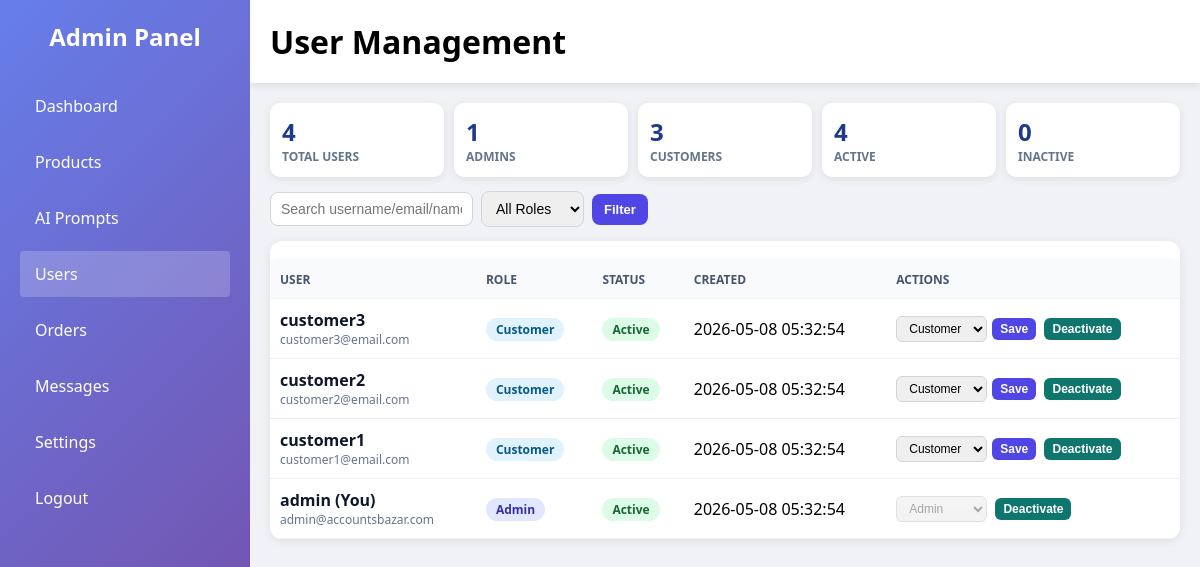
Page /admin/user.php (signed in) on the committed database.
### tables this page shows
CREATE TABLE IF NOT EXISTS users (
    id INT AUTO_INCREMENT PRIMARY KEY,
    username VARCHAR(100) UNIQUE NOT NULL,
    email VARCHAR(255) UNIQUE NOT NULL,
    password VARCHAR(255) NOT NULL,
    first_name VARCHAR(100),
    last_name VARCHAR(100),
    phone VARCHAR(20),
    address VARCHAR(255),
    city VARCHAR(100),
    country VARCHAR(100),
    postal_code VARCHAR(20),
    user_type ENUM('customer', 'admin') DEFAULT 'customer',
    is_active TINYINT(1) DEFAULT 1,
    created_at TIMESTAMP DEFAULT CURRENT_TIMESTAMP,
    updated_at TIMESTAMP DEFAULT CURRENT_TIMESTAMP ON UPDATE CURRENT_TIMESTAMP,
    INDEX idx_email (email),
    INDEX idx_username (username)
);

### admin/user.php (the view, shortened to what this page needs)
<?php
require_once '../products/includes/db.php';
$db = new Database();
$conn = $db->getConnection();
$currentAdminId = (int) ($_SESSION['user_id'] ?? 0);
$stats = ['total' => 0, 'admins' => 0, 'customers' => 0, 'active' => 0, 'inactive' => 0];
$sr = $conn->query("SELECT
    COUNT(*) AS total,
    SUM(user_type='admin') AS admins,
    SUM(user_type='customer') AS customers,
    SUM(is_active=1) AS active,
    SUM(is_active=0) AS inactive
    FROM users");
if ($sr && $row = $sr->fetch_assoc()) {
    $stats = [
        'total' => (int) ($row['total'] ?? 0),
        'admins' => (int) ($row['admins'] ?? 0),
        'customers' => (int) ($row['customers'] ?? 0),
        'active' => (int) ($row['active'] ?? 0),
        'inactive' => (int) ($row['inactive'] ?? 0),
    ];
}
$search = trim((string) ($_GET['q'] ?? ''));
$page = max(1, (int) ($_GET['page'] ?? 1));
$perPage = 20;
$offset = ($page - 1) * $perPage;
$where = '1';
$params = [];
$types = '';
$listStmt = $conn->prepare("SELECT id, username, email, first_name, last_name, user_type, is_active, created_at FROM users WHERE $where ORDER BY id DESC LIMIT ? OFFSET ?");
$listTypes = $types . 'ii';
$listParams = array_merge($params, [$perPage, $offset]);
$listStmt->bind_param($listTypes, ...$listParams);
$listStmt->execute();
$result = $listStmt->get_result();
$users = [];
while ($row = $result->fetch_assoc()) {
    $users[] = $row;
}
?>
<!DOCTYPE html>
<html lang="en">
<head>
    <link rel="stylesheet" href="css/admin.css">
</head>
<body>
<div class="admin-container">
    <nav class="admin-sidebar" id="admin-sidebar">
        <div class="admin-logo">
            <h2>Admin Panel</h2>
        </div>
        <ul class="menu">
            <li><a href="index.php">Dashboard</a></li>
            <li><a href="products.php">Products</a></li>
            <li><a href="ai-prompts.php">AI Prompts</a></li>
            <li><a href="user.php" class="active">Users</a></li>
            <li><a href="orders.php">Orders</a></li>
            <li><a href="support-messages.php">Messages</a></li>
            <li><a href="settings.php">Settings</a></li>
            <li><a href="logout.php">Logout</a></li>
        </ul>
    </nav>
    <div class="admin-main">
        <header class="admin-header">
            <h1>User Management</h1>
        </header>
        <main class="admin-content user-wrap">
            <div class="summary-grid">
                <div class="summary-card"><div class="num"><?php echo $stats['total']; ?></div><div class="lbl">Total Users</div></div>
                <div class="summary-card"><div class="num"><?php echo $stats['admins']; ?></div><div class="lbl">Admins</div></div>
                <div class="summary-card"><div class="num"><?php echo $stats['customers']; ?></div><div class="lbl">Customers</div></div>
                <div class="summary-card"><div class="num"><?php echo $stats['active']; ?></div><div class="lbl">Active</div></div>
                <div class="summary-card"><div class="num"><?php echo $stats['inactive']; ?></div><div class="lbl">Inactive</div></div>
            </div>
            <form class="filters" method="GET" action="user.php">
                <input type="text" name="q" placeholder="Search username/email/name" value="<?php echo htmlspecialchars($search); ?>">
                <select name="role">
                    <option value="">All Roles</option>
                </select>
                <button type="submit">Filter</button>
            </form>
            <div class="table-wrap">
                <table class="user-table">
                    <thead>
                        <tr>
                            <th>User</th>
                            <th>Role</th>
                            <th>Status</th>
                            <th>Created</th>
                            <th>Actions</th>
                        </tr>
                    </thead>
                    <tbody>
                    <?php if (empty($users)): ?>
                        <tr><td colspan="5" style="text-align:center;color:#64748b;">No users found.</td></tr>
                    <?php else: ?>
                        <?php foreach ($users as $u): ?>
                            <?php $uid = (int) $u['id']; $isSelf = ($uid === $currentAdminId); ?>
                            <tr>
                                <td>
                                    <div class="user-name"><?php echo htmlspecialchars((string) $u['username']); ?><?php if ($isSelf): ?> (You)<?php endif; ?></div>
                                    <div class="user-meta"><?php echo htmlspecialchars((string) $u['email']); ?></div>
                                </td>
                                <td>
                                    <?php if ((string) $u['user_type'] === 'admin'): ?>
                                        <span class="badge role-admin">Admin</span>
                                    <?php else: ?>
                                        <span class="badge role-customer">Customer</span>
                                    <?php endif; ?>
                                </td>
                                <td>
                                    <?php if ((int) $u['is_active'] === 1): ?>
                                        <span class="badge status-active">Active</span>
                                    <?php else: ?>
                                        <span class="badge status-inactive">Inactive</span>
                                    <?php endif; ?>
                                </td>
                                <td><?php echo htmlspecialchars((string) $u['created_at']); ?></td>
                                <td>
                                    <form method="POST" class="action-form">
                                        <select name="user_type" <?php if ($isSelf): ?>disabled<?php endif; ?>>
                                            <option value="customer" <?php if ((string) $u['user_type'] === 'customer') echo 'selected'; ?>>Customer</option>
                                            <option value="admin" <?php if ((string) $u['user_type'] === 'admin') echo 'selected'; ?>>Admin</option>
                                        </select>
                                        <?php if (!$isSelf): ?>
                                            <button type="submit" class="btn-role">Save</button>
                                        <?php endif; ?>
                                    </form>
                                    <form method="POST" class="action-form">
                                        <button type="submit" class="btn-status" <?php if ($isSelf): ?>disabled<?php endif; ?>>
                                            <?php echo ((int) $u['is_active'] === 1) ? 'Deactivate' : 'Activate'; ?>
                                        </button>
                                    </form>
                                </td>
                            </tr>
                        <?php endforeach; ?>
                    <?php endif; ?>
                    </tbody>
                </table>
            </div>
        </main>
    </div>
</div>
</body>
</html>

### admin/css/admin.css (style rules this page uses)
* { margin: 0; padding: 0; box-sizing: border-box; }
body { font-family: 'Segoe UI', Tahoma, Geneva, Verdana, sans-serif; background-color: #f0f2f5; }
.admin-container { display: flex; height: 100vh; position: relative; }
.admin-sidebar { width: 250px; background: linear-gradient(135deg, #667eea 0%, #764ba2 100%); color: white; padding: 20px; overflow-y: auto; }
.admin-logo h2 { margin-bottom: 30px; text-align: center; font-size: 24px; }
.menu { list-style: none; }
.menu li { margin-bottom: 10px; }
.menu a { color: white; text-decoration: none; display: block; padding: 12px 15px; border-radius: 4px; transition: background-color 0.3s ease; }
.menu a:hover, .menu a.active { background-color: rgba(255, 255, 255, 0.2); }
.admin-main { flex: 1; display: flex; flex-direction: column; overflow: hidden; }
.admin-header { background: white; padding: 20px; box-shadow: 0 2px 8px rgba(0,0,0,0.1); display: flex; justify-content: space-between; align-items: center; }
.admin-content { flex: 1; padding: 20px; overflow-y: auto; }
table { width: 100%; border-collapse: collapse; background: white; margin-top: 20px; border-radius: 8px; overflow: hidden; box-shadow: 0 2px 8px rgba(0,0,0,0.1); }
th { background-color: #667eea; color: white; padding: 15px; text-align: left; }
td { padding: 12px 15px; border-bottom: 1px solid #eee; }

### admin/user.php (style rules this page uses)
.user-wrap { padding: 20px; }
.summary-grid { display: grid; grid-template-columns: repeat(auto-fit, minmax(160px, 1fr)); gap: 10px; margin-bottom: 14px; }
.summary-card { background: #fff; border-radius: 10px; box-shadow: 0 2px 8px rgba(0,0,0,0.08); padding: 12px; }
.summary-card .num { font-size: 24px; font-weight: 900; color: #1e3a8a; }
.summary-card .lbl { font-size: 12px; color: #64748b; text-transform: uppercase; font-weight: 700; }
.filters { display: flex; flex-wrap: wrap; gap: 8px; margin-bottom: 14px; align-items: center; }
.filters input, .filters select { border: 1px solid #d1d5db; border-radius: 8px; padding: 8px 10px; font-size: 14px; }
.filters button, .filters a { border: none; border-radius: 8px; padding: 8px 12px; font-size: 13px; font-weight: 700; text-decoration: none; cursor: pointer; }
.filters button { background: #4f46e5; color: #fff; }
.table-wrap { overflow-x: auto; background: #fff; border-radius: 12px; box-shadow: 0 2px 10px rgba(0,0,0,0.08); }
.user-table { width: 100%; min-width: 840px; border-collapse: collapse; }
.user-table th { background: #f8fafc; color: #475569; font-size: 12px; text-transform: uppercase; padding: 10px; text-align: left; }
.user-table td { padding: 10px; border-top: 1px solid #f1f5f9; vertical-align: middle; }
.user-name { font-weight: 700; color: #0f172a; }
.user-meta { font-size: 12px; color: #64748b; }
.badge { display: inline-block; border-radius: 999px; padding: 3px 10px; font-size: 12px; font-weight: 700; }
.role-admin { background: #e0e7ff; color: #3730a3; }
.role-customer { background: #e0f2fe; color: #075985; }
.status-active { background: #dcfce7; color: #166534; }
.action-form { display: inline-flex; gap: 5px; align-items: center; margin: 2px 4px 2px 0; }
.action-form select, .action-form button { padding: 4px 8px; border-radius: 6px; border: 1px solid #d1d5db; font-size: 12px; }
.action-form button { border: none; color: #fff; font-weight: 700; cursor: pointer; }
.btn-role { background: #4f46e5; }
.btn-status { background: #0f766e; }

### rows in the picture
users: username "customer3", email "customer3@email.com", shows "Customer", is_active "Active", created_at "2026-05-08 05:32:54", user_type "Customer", shows "Save"
users: username "customer2", email "customer2@email.com", shows "Customer", is_active "Active", created_at "2026-05-08 05:32:54", user_type "Customer", shows "Save"
users: username "customer1", email "customer1@email.com", shows "Customer", is_active "Active", created_at "2026-05-08 05:32:54", user_type "Customer", shows "Save"
users: username "admin", shows "(You)", email "admin@accountsbazar.com", shows "Admin", is_active "Active", created_at "2026-05-08 05:32:54", user_type "Admin"

### other values in the picture
$stats['total'] "4"
$stats['admins'] "1"
$stats['customers'] "3"
$stats['active'] "4"
$stats['inactive'] "0"
